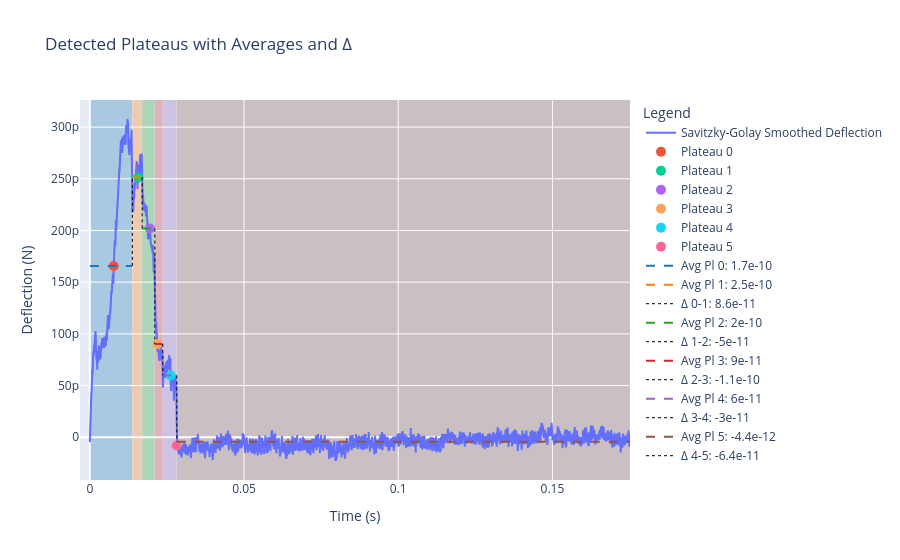

Notebook code for this chart:
### Markdown cell above
Plateau finder works by:
1. Define the smoothing parameter for `uniform_filter1d`, which will smooth the derivative of y (controlled by `dy_smooth`).
2. Apply Savitzky-Golay smoothing to dy/dx : `sav_window_length` defines the length of the window, and `sav_polyorder` sets the polynomial order. These are set in the `params` dictionary (e.g., `sav_window_length = 10`, `sav_polyorder = 1`).
3. Set the `pl_threshold` to define which peaks (in green), will be taken into the selection of "rupture/unfolding/untethering" events.
Set the plateau minimum width with `pl_min_width`, in terms of the x input's units

### Code cell
import plotly.graph_objects as go

# Prepare the figure
fig = go.Figure()

showDisplacementonX = False # False, will show time on x axis, else meters

if showDisplacementonX:
    rel_time = displacement


# 1. Add main signal trace (Savitzky-Golay smoothed)
fig.add_trace(go.Scatter(
    x=rel_time, y=defl_savitz,
    mode='lines',
    name='Savitzky-Golay Smoothed Deflection'
))

# 2. Add plateau markers with detailed hover info
for i, idx in enumerate(df_plat['plateau_avg_idx']):
    fig.add_trace(go.Scatter(
        x=[rel_time[idx]],
        y=[defl_savitz[idx]],
        mode='markers',
        marker=dict(size=10),
        name=f'Plateau {i}',
        hovertemplate=(
            f'Plat {i}<br>'
            f'Yavg = {df_plat["plateau_avg"].iloc[i]:.2e}<br>'
            f'ΔYavg = {df_plat["delta_avg"].iloc[i]:.2e}<br>'
            f'Δt = {df_plat["delta_time"].iloc[i]:.2e} s<br>'
            f'x̄(dy/dx) = {df_plat["mean dy/dx"].iloc[i]:.2e}<br>'
            f'MSE = {df_plat["plateau_MSE"].iloc[i]:.2e}<br>'
            '<extra></extra>'
        )
    ))

# 3. Overlay plateau rectangles + average and delta lines
colors = ['rgba(31,119,180,0.3)', 'rgba(255,127,14,0.3)', 'rgba(44,160,44,0.3)', 
          'rgba(214,39,40,0.3)', 'rgba(148,103,189,0.3)', 'rgba(140,86,75,0.3)', 
          'rgba(227,119,194,0.3)', 'rgba(127,127,127,0.3)', 'rgba(188,189,34,0.3)', 
          'rgba(23,190,207,0.3)']

shapes = []
for i, (start, end) in enumerate(plateaus):
    # Shaded rectangle
    shapes.append(
        dict(
            type="rect",
            xref="x", yref="paper",
            x0=rel_time[start], x1=rel_time[end-1],
            y0=0, y1=1,
            fillcolor=colors[i % len(colors)],
            line=dict(width=0),
            layer="below"
        )
    )

    # Horizontal average line
    plateau_avg = np.mean(defl_savitz[start:end])
    fig.add_trace(go.Scatter(
        x=[rel_time[start], rel_time[end-1]],
        y=[plateau_avg, plateau_avg],
        mode='lines',
        line=dict(color=colors[i % len(colors)].replace('0.3', '1.0'), width=2, dash='dash'),
        name=f'Avg Pl {i}: {plateau_avg:.2g}'
    ))

    # Vertical delta line from previous plateau
    if i > 0:
        prev_start, prev_end = plateaus[i-1]
        prev_avg = np.mean(defl_savitz[prev_start:prev_end])
        delta_x = rel_time[start]
        fig.add_trace(go.Scatter(
            x=[delta_x, delta_x],
            y=[prev_avg, plateau_avg],
            mode='lines',
            line=dict(color='black', width=1, dash='dot'),
            name=f'Δ {i-1}-{i}: {plateau_avg - prev_avg:.2g}'
        ))

if showDisplacementonX:
    xaxis_title = 'Displacement (m)'
else:
    xaxis_title = 'Time (s)'

# 4. Final layout
fig.update_layout(
    title='Detected Plateaus with Averages and Δ',
    xaxis_title=xaxis_title,
    yaxis_title='Deflection (N)',
    legend_title='Legend',
    shapes=shapes,
    showlegend=True
)

fig.show()

### Figure 1 — Plotly figure (JSON) as saved in the notebook; plotly's stock layout.template omitted (floating-point values rounded to 4 significant figures; data arrays with more than 128 entries replaced by an {"elided": "..."} marker saying what was removed)
{"data": [{"mode": "lines", "name": "Savitzky-Golay Smoothed Deflection", "type": "scatter", "x": {"elided": "8759 float values"}, "y": {"elided": "8759 float values"}}, {"hovertemplate": "Plat 0<br>Yavg = 1.66e-10<br>ΔYavg = 1.66e-10<br>Δt = 7.76e-03 s<br>x̄(dy/dx) = 7.47e-08<br>MSE = 8.37e-21<br><extra></extra>", "marker": {"size": 10}, "mode": "markers", "name": "Plateau 0", "type": "scatter", "x": [0.00776], "y": [1.656e-10]}, {"hovertemplate": "Plat 1<br>Yavg = 2.51e-10<br>ΔYavg = 1.66e-10<br>Δt = 1.58e-02 s<br>x̄(dy/dx) = 7.87e-08<br>MSE = 2.45e-22<br><extra></extra>", "marker": {"size": 10}, "mode": "markers", "name": "Plateau 1", "type": "scatter", "x": [0.01576], "y": [2.513e-10]}, {"hovertemplate": "Plat 2<br>Yavg = 2.02e-10<br>ΔYavg = 2.51e-10<br>Δt = 1.95e-02 s<br>x̄(dy/dx) = 6.57e-08<br>MSE = 3.70e-22<br><extra></extra>", "marker": {"size": 10}, "mode": "markers", "name": "Plateau 2", "type": "scatter", "x": [0.01946], "y": [2.019e-10]}, {"hovertemplate": "Plat 3<br>Yavg = 9.02e-11<br>ΔYavg = 2.02e-10<br>Δt = 2.20e-02 s<br>x̄(dy/dx) = 7.01e-08<br>MSE = 2.31e-22<br><extra></extra>", "marker": {"size": 10}, "mode": "markers", "name": "Plateau 3", "type": "scatter", "x": [0.02198], "y": [9.013e-11]}, {"hovertemplate": "Plat 4<br>Yavg = 5.98e-11<br>ΔYavg = 9.02e-11<br>Δt = 2.62e-02 s<br>x̄(dy/dx) = 7.40e-08<br>MSE = 9.26e-23<br><extra></extra>", "marker": {"size": 10}, "mode": "markers", "name": "Plateau 4", "type": "scatter", "x": [0.0262], "y": [5.977e-11]}, {"hovertemplate": "Plat 5<br>Yavg = -4.36e-12<br>ΔYavg = 5.98e-11<br>Δt = 2.82e-02 s<br>x̄(dy/dx) = 5.97e-08<br>MSE = 3.03e-23<br><extra></extra>", "marker": {"size": 10}, "mode": "markers", "name": "Plateau 5", "type": "scatter", "x": [0.02818], "y": [-8.025e-12]}, {"line": {"color": "rgba(31,119,180,1.0)", "dash": "dash", "width": 2}, "mode": "lines", "name": "Avg Pl 0: 1.7e-10", "type": "scatter", "x": [0, 0.01366], "y": [1.657e-10, 1.657e-10]}, {"line": {"color": "rgba(255,127,14,1.0)", "dash": "dash", "width": 2}, "mode": "lines", "name": "Avg Pl 1: 2.5e-10", "type": "scatter", "x": [0.01378, 0.0169], "y": [2.514e-10, 2.514e-10]}, {"line": {"color": "black", "dash": "dot", "width": 1}, "mode": "lines", "name": "Δ 0-1: 8.6e-11", "type": "scatter", "x": [0.01378, 0.01378], "y": [1.657e-10, 2.514e-10]}, {"line": {"color": "rgba(44,160,44,1.0)", "dash": "dash", "width": 2}, "mode": "lines", "name": "Avg Pl 2: 2e-10", "type": "scatter", "x": [0.01698, 0.02098], "y": [2.019e-10, 2.019e-10]}, {"line": {"color": "black", "dash": "dot", "width": 1}, "mode": "lines", "name": "Δ 1-2: -5e-11", "type": "scatter", "x": [0.01698, 0.01698], "y": [2.514e-10, 2.019e-10]}, {"line": {"color": "rgba(214,39,40,1.0)", "dash": "dash", "width": 2}, "mode": "lines", "name": "Avg Pl 3: 9e-11", "type": "scatter", "x": [0.02108, 0.02358], "y": [9.021e-11, 9.021e-11]}, {"line": {"color": "black", "dash": "dot", "width": 1}, "mode": "lines", "name": "Δ 2-3: -1.1e-10", "type": "scatter", "x": [0.02108, 0.02108], "y": [2.019e-10, 9.021e-11]}, {"line": {"color": "rgba(148,103,189,1.0)", "dash": "dash", "width": 2}, "mode": "lines", "name": "Avg Pl 4: 6e-11", "type": "scatter", "x": [0.02366, 0.02806], "y": [5.981e-11, 5.981e-11]}, {"line": {"color": "black", "dash": "dot", "width": 1}, "mode": "lines", "name": "Δ 3-4: -3e-11", "type": "scatter", "x": [0.02366, 0.02366], "y": [9.021e-11, 5.981e-11]}, {"line": {"color": "rgba(140,86,75,1.0)", "dash": "dash", "width": 2}, "mode": "lines", "name": "Avg Pl 5: -4.4e-12", "type": "scatter", "x": [0.0282, 0.1752], "y": [-4.362e-12, -4.362e-12]}, {"line": {"color": "black", "dash": "dot", "width": 1}, "mode": "lines", "name": "Δ 4-5: -6.4e-11", "type": "scatter", "x": [0.0282, 0.0282], "y": [5.981e-11, -4.362e-12]}], "layout": {"legend": {"title": {"text": "Legend"}}, "shapes": [{"fillcolor": "rgba(31,119,180,0.3)", "layer": "below", "line": {"width": 0}, "type": "rect", "x0": 0, "x1": 0.01366, "xref": "x", "y0": 0, "y1": 1, "yref": "paper"}, {"fillcolor": "rgba(255,127,14,0.3)", "layer": "below", "line": {"width": 0}, "type": "rect", "x0": 0.01378, "x1": 0.0169, "xref": "x", "y0": 0, "y1": 1, "yref": "paper"}, {"fillcolor": "rgba(44,160,44,0.3)", "layer": "below", "line": {"width": 0}, "type": "rect", "x0": 0.01698, "x1": 0.02098, "xref": "x", "y0": 0, "y1": 1, "yref": "paper"}, {"fillcolor": "rgba(214,39,40,0.3)", "layer": "below", "line": {"width": 0}, "type": "rect", "x0": 0.02108, "x1": 0.02358, "xref": "x", "y0": 0, "y1": 1, "yref": "paper"}, {"fillcolor": "rgba(148,103,189,0.3)", "layer": "below", "line": {"width": 0}, "type": "rect", "x0": 0.02366, "x1": 0.02806, "xref": "x", "y0": 0, "y1": 1, "yref": "paper"}, {"fillcolor": "rgba(140,86,75,0.3)", "layer": "below", "line": {"width": 0}, "type": "rect", "x0": 0.0282, "x1": 0.1752, "xref": "x", "y0": 0, "y1": 1, "yref": "paper"}], "showlegend": true, "title": {"text": "Detected Plateaus with Averages and Δ"}, "xaxis": {"title": {"text": "Time (s)"}}, "yaxis": {"title": {"text": "Deflection (N)"}}}}
